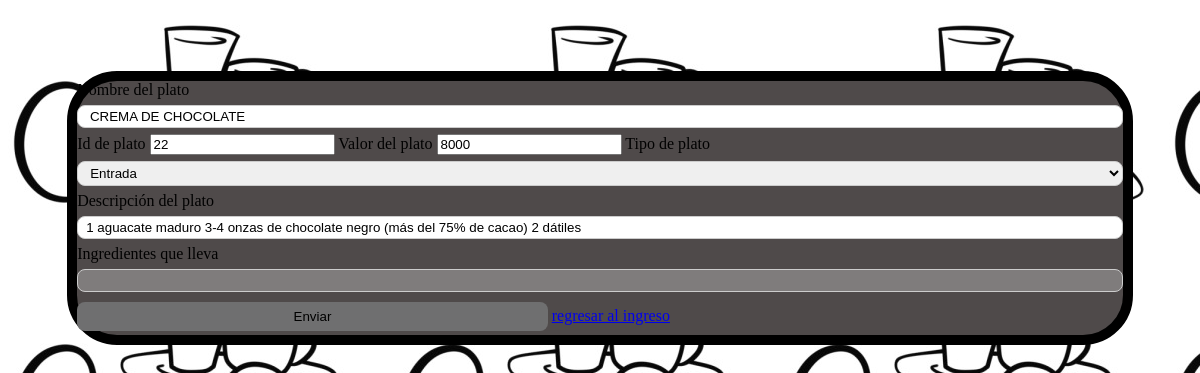
The app's page /proyect/chefcitov2/modificar.php?idPlatos=22 with its own data.
### tables this page shows
CREATE TABLE `platos` (
  `idPlatos` int(5) NOT NULL,
  `nombrePlatos` varchar(45) NOT NULL,
  `entradPlatos` varchar(45) NOT NULL,
  `salidaPlatos` varchar(45) NOT NULL,
  `stockPtatos` int(11) NOT NULL,
  `valorPlatos` int(11) NOT NULL,
  `idCategPlatos` int(11) NOT NULL,
  `descripcionPlatos` varchar(300) NOT NULL
);

### proyect/chefcitov2/modificar.php (the view, shortened to what this page needs)
<?php
  include_once("conexion.php");
  $id=$_GET['idPlatos'];
  $querybuscar = mysqli_query($conn, "SELECT nombrePlatos,idPlatos,valorPlatos,idCategPlatos ,descripcionPlatos FROM platos WHERE idPlatos='$id'");
  while($mostrar = mysqli_fetch_array($querybuscar))
 {
    $nombrePlato = $mostrar['nombrePlatos'];
    $idPlato = $mostrar['idPlatos'];
    $valorPlato = $mostrar['valorPlatos'];
    $tipoplato = $mostrar['idCategPlatos'];
    $descripcion = $mostrar['descripcionPlatos'];
 }
?>
<!DOCTYPE html>
<html lang="en">
  <head>
    <link rel="stylesheet" href="style.css">
  </head>
    <body  background="imagenes/chefcito.jpg">
        <div class=hola>
            <form method="post" >
                <label>Nombre del plato</label>
                <input type="text" name="nameplato" maxlength="45" value="<?php echo $nombrePlato;?>" required>
                <label>Id de plato</label>
                <input type="number" name="idplato" maxlength="5" value="<?php echo $idPlato;?>" required>
                <label>Valor del plato</label>
                <input type="number" name="valorplato" maxlength="9" value="<?php echo $valorPlato;?>" required>
                <label>Tipo de plato</label>
                <select name="tipoplato" id="plato">
                    <option value="1" <?php if ($tipoplato == "1") echo "checked"; ?>>Entrada</option>
                </select>
                <label>Descripción del plato</label>
                <input type="text" name="desplato" maxlength="300" value="<?php echo $descripcion;?>" required>
                <label>Ingredientes que lleva</label>
                <input type="text" name="ingredientes" disabled>
                <input type="submit" value="Enviar" name="btnmodificar" onClick="Javascript: return confirm ('¿Deseas agregar este plato a la carta?');">
                <a href="admin.php">regresar al ingreso</a>
            </form>
        </div>
    </body>
</html>

### proyect/chefcitov2/style.css (style rules this page uses)
input[type=text], select { width: 100%; padding: 3px 8px; margin: 6px 0; display: inline-block; border: 1px solid #ccc; border-radius: 8px; box-sizing: border-box; }
input[type=submit] { width: 45%; background-color: #6f6f70; color: rgb(0, 0, 0); padding: 7px 14px; margin: 4px 0; border: none; border-radius: 8px; cursor: pointer; }
.hola { border-radius: 50px; border: 10px solid #000000; background-color: #4f4a4a; bottom: 50px; margin-top: 5%; }
.hola { margin-top: 6%; margin-left: 5%; margin-right: 5%; }

### records on screen
platos: nameplato "CREMA DE CHOCOLATE", idplato "22", valorplato "8000", desplato "1 aguacate maduro 3-4 onzas de chocolate negro (más del 75% de cacao) 2 dátiles"
